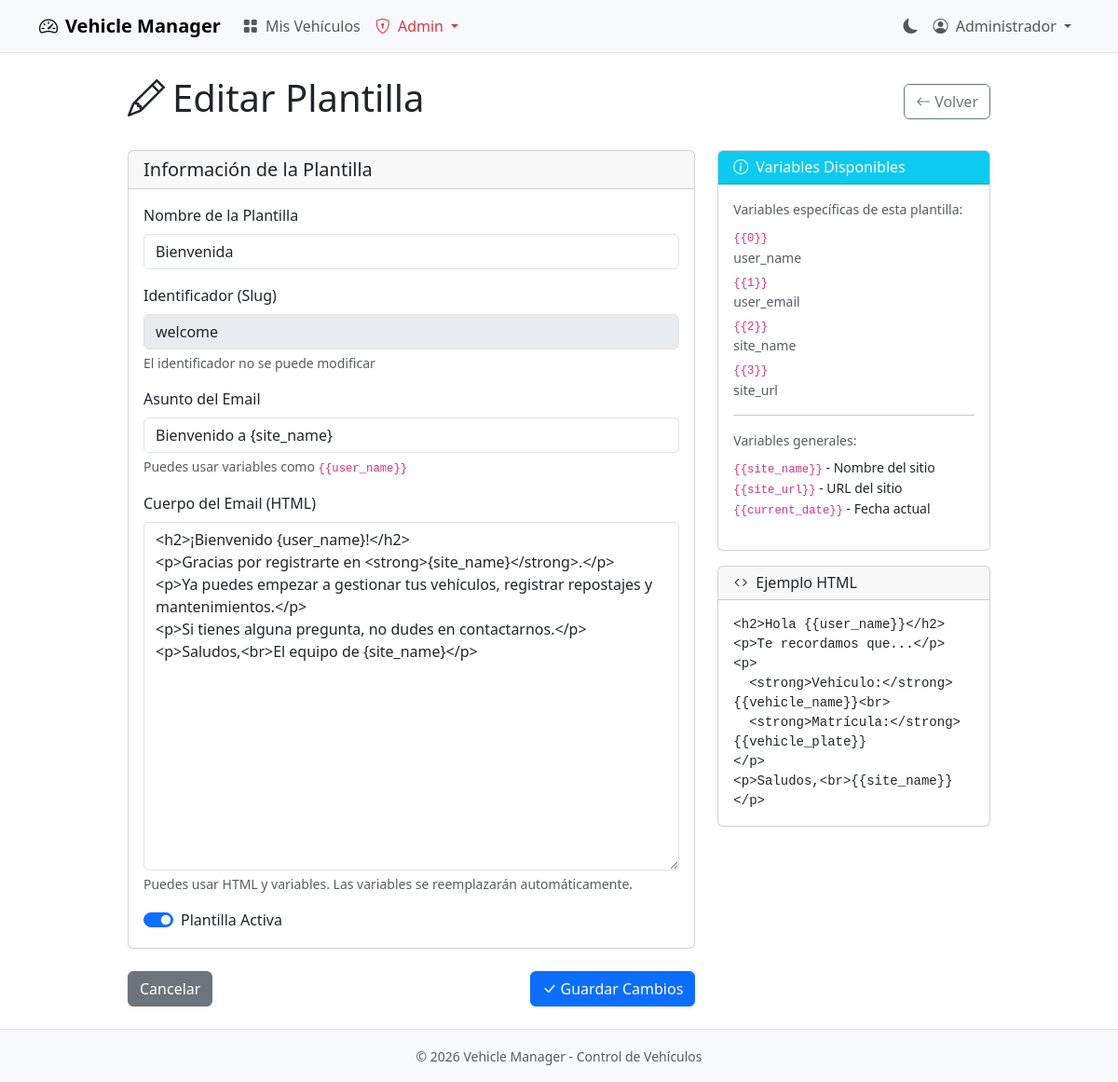
Page /index.php?action=admin_template_edit&id=1 (signed in) on the committed database.
### tables this page shows
CREATE TABLE `email_templates` (
    `id` INT UNSIGNED NOT NULL AUTO_INCREMENT,
    `slug` VARCHAR(50) NOT NULL,
    `name` VARCHAR(100) NOT NULL,
    `subject` VARCHAR(255) NOT NULL,
    `body` TEXT NOT NULL,
    `variables` TEXT DEFAULT NULL COMMENT 'Variables disponibles en JSON',
    `is_active` TINYINT(1) DEFAULT 1,
    `updated_at` TIMESTAMP DEFAULT CURRENT_TIMESTAMP ON UPDATE CURRENT_TIMESTAMP,
    PRIMARY KEY (`id`),
    UNIQUE KEY `idx_slug` (`slug`)
);

### core/Controller.php (called while the page is built, shortened)
<?php
abstract class Controller
{
    protected array $data = [];
    protected function render(string $view, array $data = []): void
    {
        $this->data = array_merge($this->data, $data);
        extract($this->data);
        $viewPath = __DIR__ . '/../views/' . $view . '.php';
        require $viewPath;
        require __DIR__ . '/../views/layouts/main.php';
    }
    protected function get(string $key, $default = null)
    {
        return $_GET[$key] ?? $default;
    }
}

### controllers/AdminController.php (called while the page is built, shortened)
<?php
class AdminController extends Controller
{
    private EmailTemplate $templateModel;
    public function __construct()
    {
        $this->templateModel = new EmailTemplate();
    }
    public function templateEdit(): void
    {
        $id = (int) $this->get('id');
        $template = $this->templateModel->find($id);
        $variables = json_decode($template['variables'], true) ?? [];
        $this->render('admin/templates/edit', [
            'template' => $template,
            'variables' => $variables,
            'csrf_token' => $this->generateCsrf()
        ]);
    }
}

### core/Database.php (called while the page is built, shortened)
<?php
class Database
{
    private static ?PDO $instance = null;
    public static function getInstance(): PDO
    {
        if (self::$instance === null) {
            $config = require __DIR__ . '/../config/database.php';
            $dsn = sprintf(
                'mysql:host=%s;dbname=%s;charset=%s',
                $config['host'],
                $config['database'],
                $config['charset']
            );
            self::$instance = new PDO(
                $dsn,
                $config['username'],
                $config['password'],
                $config['options']
            );
        }
        return self::$instance;
    }
}

### core/Model.php (called while the page is built, shortened)
<?php
abstract class Model
{
    protected PDO $db;
    protected string $table;
    protected string $primaryKey = 'id';
    public function __construct()
    {
        $this->db = Database::getInstance();
    }
    public function find(int $id): ?array
    {
        $sql = "SELECT * FROM {$this->table} WHERE {$this->primaryKey} = ?";
        $stmt = $this->db->prepare($sql);
        $stmt->execute([$id]);
        $result = $stmt->fetch();
        return $result ?: null;
    }
}

### views/admin/templates/edit.php (the view, shortened to what this page needs)
<div class="row justify-content-center">
    <div class="col-lg-10">
        <div class="d-flex justify-content-between align-items-center mb-4">
            <h1><i class="bi bi-pencil me-2"></i>Editar Plantilla</h1>
            <a href="index.php?action=admin_templates" class="btn btn-outline-secondary">
                <i class="bi bi-arrow-left me-1"></i>Volver
            </a>
        </div>
        <div class="row">
            <div class="col-lg-8">
                <form method="POST" action="index.php?action=admin_template_edit&id=<?= $template['id'] ?>">
                    <div class="card mb-4">
                        <div class="card-header">
                            <h5 class="mb-0">Información de la Plantilla</h5>
                        </div>
                        <div class="card-body">
                            <div class="mb-3">
                                <label class="form-label">Nombre de la Plantilla</label>
                                <input type="text" name="name" class="form-control"
                                       value="<?= htmlspecialchars($template['name']) ?>" required>
                            </div>
                            <div class="mb-3">
                                <label class="form-label">Identificador (Slug)</label>
                                <input type="text" class="form-control" value="<?= htmlspecialchars($template['slug']) ?>" disabled>
                                <div class="form-text">El identificador no se puede modificar</div>
                            </div>
                            <div class="mb-3">
                                <label class="form-label">Asunto del Email</label>
                                <input type="text" name="subject" class="form-control"
                                       value="<?= htmlspecialchars($template['subject']) ?>" required>
                                <div class="form-text">Puedes usar variables como <code>{{user_name}}</code></div>
                            </div>
                            <div class="mb-3">
                                <label class="form-label">Cuerpo del Email (HTML)</label>
                                <textarea name="body" class="form-control" rows="15" required><?= htmlspecialchars($template['body']) ?></textarea>
                                <div class="form-text">
                                    Puedes usar HTML y variables. Las variables se reemplazarán automáticamente.
                                </div>
                            </div>
                            <div class="form-check form-switch">
                                <input class="form-check-input" type="checkbox" name="is_active"
                                       id="is_active" value="1" <?= $template['is_active'] ? 'checked' : '' ?>>
                                <label class="form-check-label" for="is_active">Plantilla Activa</label>
                            </div>
                        </div>
                    </div>
                    <div class="d-flex justify-content-between">
                        <a href="index.php?action=admin_templates" class="btn btn-secondary">Cancelar</a>
                        <button type="submit" class="btn btn-primary">
                            <i class="bi bi-check-lg me-1"></i>Guardar Cambios
                        </button>
                    </div>
                </form>
            </div>
            <div class="col-lg-4">
                <div class="card sticky-top" style="top: 20px;">
                    <div class="card-header bg-info text-white">
                        <h6 class="mb-0"><i class="bi bi-info-circle me-2"></i>Variables Disponibles</h6>
                    </div>
                    <div class="card-body">
                        <?php if (!empty($variables)): ?>
                            <p class="small text-muted mb-2">Variables específicas de esta plantilla:</p>
                            <ul class="list-unstyled small">
                                <?php foreach ($variables as $var => $desc): ?>
                                    <li class="mb-1">
                                        <code>{{<?= htmlspecialchars($var) ?>}}</code>
                                        <br><span class="text-muted"><?= htmlspecialchars($desc) ?></span>
                                    </li>
                                <?php endforeach; ?>
                            </ul>
                            <hr>
                        <?php endif; ?>
                        <p class="small text-muted mb-2">Variables generales:</p>
                        <ul class="list-unstyled small">
                            <li><code>{{site_name}}</code> - Nombre del sitio</li>
                            <li><code>{{site_url}}</code> - URL del sitio</li>
                            <li><code>{{current_date}}</code> - Fecha actual</li>
                        </ul>
                    </div>
                </div>
                <div class="card mt-3">
                    <div class="card-header">
                        <h6 class="mb-0"><i class="bi bi-code me-2"></i>Ejemplo HTML</h6>
                    </div>
                    <div class="card-body">
                        <pre class="small mb-0" style="white-space: pre-wrap;"><code>&lt;h2&gt;Hola {{user_name}}&lt;/h2&gt;
&lt;p&gt;Te recordamos que...&lt;/p&gt;
&lt;p&gt;
  &lt;strong&gt;Vehículo:&lt;/strong&gt; {{vehicle_name}}&lt;br&gt;
  &lt;strong&gt;Matrícula:&lt;/strong&gt; {{vehicle_plate}}
&lt;/p&gt;
&lt;p&gt;Saludos,&lt;br&gt;{{site_name}}&lt;/p&gt;</code></pre>
                    </div>
                </div>
            </div>
        </div>
    </div>
</div>

### assets/css/style.css (style rules this page uses)
:root { --vm-primary: #0d6efd; --vm-success: #198754; --vm-warning: #ffc107; --vm-danger: #dc3545; --vm-info: #0dcaf0; }
html { min-height: 100%; }
body { min-height: 100vh; display: flex; flex-direction: column; }
.btn { font-weight: 500; }
html { scroll-behavior: smooth; }

### rows in the picture
email_templates: name "Bienvenida", slug "welcome", subject "Bienvenido a {site_name}", body "<h2>¡Bienvenido {user_name}!</h2> <p>Gracias por registrarte en <strong>{site_name}</strong>.</p> <p>Ya puedes empezar a gestionar tus vehículos, registrar repostajes y mantenimientos.</p> <p>Si tienes alguna pregunta, no dudes en contactarnos.</p> <p>Saludos,<br>El equipo de {site_name}</p>", is_active "☑"

### other values in the picture
Auth::name() "Administrador"
$var "0"
$desc "user_name"
$var "1"
$desc "user_email"
$var "2"
$desc "site_name"
$var "3"
$desc "site_url"
